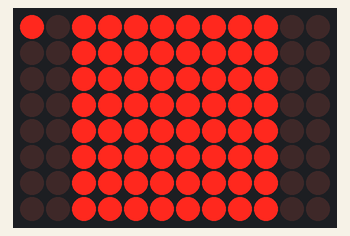
Recording of a sketch running on a simulated Arduino Uno R4 WiFi. Shown: 12×8 LED matrix.

Above: at 0.05 s.

The sketch:

1_base2.ino
```cpp
#include "Arduino_LED_Matrix.h"
ArduinoLEDMatrix matrix;

uint8_t frame[8][12] = {
  { 0, 0, 1, 1, 1, 1, 1, 1, 1, 1, 0, 0 },
  { 0, 0, 1, 1, 1, 1, 1, 1, 1, 1, 0, 0 },
  { 0, 0, 1, 1, 1, 1, 1, 1, 1, 1, 0, 0 },
  { 0, 0, 1, 1, 1, 1, 1, 1, 1, 1, 0, 0 },
  { 0, 0, 1, 1, 1, 1, 1, 1, 1, 1, 0, 0 },
  { 0, 0, 1, 1, 1, 1, 1, 1, 1, 1, 0, 0 },
  { 0, 0, 1, 1, 1, 1, 1, 1, 1, 1, 0, 0 },
  { 0, 0, 1, 1, 1, 1, 1, 1, 1, 1, 0, 0 }
};

void setup() {
  matrix.begin();
}

void test() {
  frame[0][0] = 1;
}

void t() {
  frame[0][0] = 0;
}

void loop() {
  test();
  matrix.renderBitmap(frame, 8, 12);
  delay(100);
  t();
  matrix.renderBitmap(frame, 8, 12);
  delay(100);
}
```
